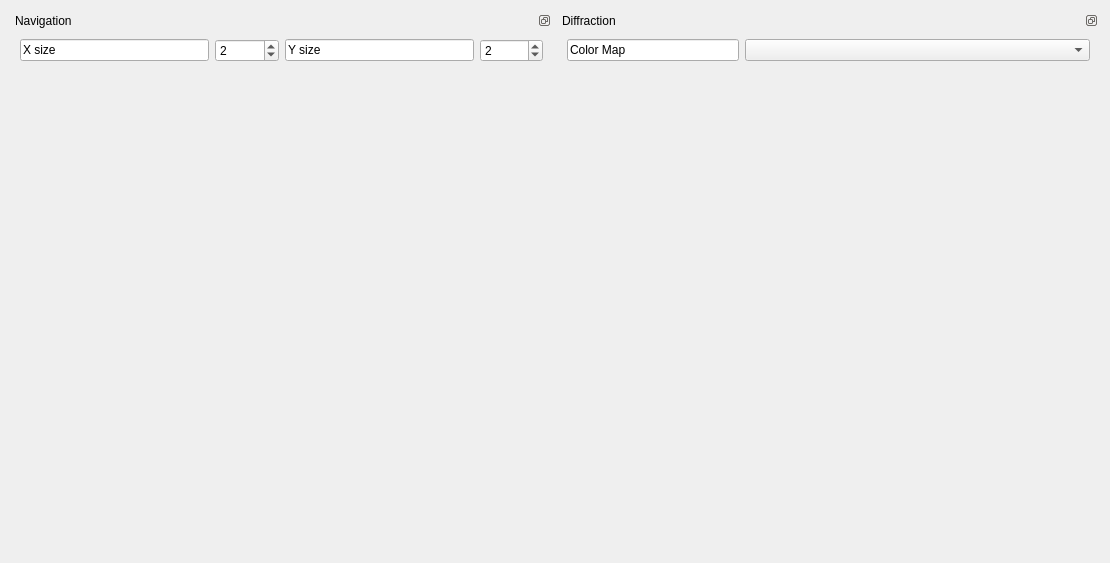
<?xml version="1.0" encoding="UTF-8"?>
<ui version="4.0">
 <class>Dialog</class>
 <widget class="QDialog" name="Dialog">
  <property name="geometry">
   <rect>
    <x>0</x>
    <y>0</y>
    <width>1137</width>
    <height>0</height>
   </rect>
  </property>
  <property name="windowTitle">
   <string>Dialog</string>
  </property>
  <layout class="QGridLayout" name="gridLayout_10">
   <item row="0" column="0">
    <widget class="QDockWidget" name="navigationWidget">
     <property name="sizePolicy">
      <sizepolicy hsizetype="Expanding" vsizetype="Expanding">
       <horstretch>2</horstretch>
       <verstretch>50</verstretch>
      </sizepolicy>
     </property>
     <property name="minimumSize">
      <size>
       <width>541</width>
       <height>541</height>
      </size>
     </property>
     <property name="floating">
      <bool>false</bool>
     </property>
     <property name="features">
      <set>QDockWidget::DockWidgetFloatable|QDockWidget::DockWidgetMovable</set>
     </property>
     <property name="windowTitle">
      <string>Navigation</string>
     </property>
     <widget class="QWidget" name="dockWidgetContents_9">
      <layout class="QGridLayout" name="gridLayout_5">
       <item row="1" column="0">
        <layout class="QGridLayout" name="gridLayout_2">
         <item row="0" column="0">
          <widget class="MyMplCanvas" name="widget_4" native="true">
           <property name="sizePolicy">
            <sizepolicy hsizetype="Expanding" vsizetype="Expanding">
             <horstretch>0</horstretch>
             <verstretch>0</verstretch>
            </sizepolicy>
           </property>
          </widget>
         </item>
        </layout>
       </item>
       <item row="0" column="0">
        <layout class="QGridLayout" name="gridLayout_7">
         <item row="0" column="1">
          <widget class="QSpinBox" name="navX_2">
           <property name="sizePolicy">
            <sizepolicy hsizetype="Minimum" vsizetype="Fixed">
             <horstretch>1</horstretch>
             <verstretch>0</verstretch>
            </sizepolicy>
           </property>
           <property name="wrapping">
            <bool>true</bool>
           </property>
           <property name="minimum">
            <number>1</number>
           </property>
           <property name="value">
            <number>2</number>
           </property>
          </widget>
         </item>
         <item row="0" column="3">
          <widget class="QSpinBox" name="navY_2">
           <property name="sizePolicy">
            <sizepolicy hsizetype="Minimum" vsizetype="Fixed">
             <horstretch>1</horstretch>
             <verstretch>0</verstretch>
            </sizepolicy>
           </property>
           <property name="wrapping">
            <bool>true</bool>
           </property>
           <property name="frame">
            <bool>true</bool>
           </property>
           <property name="minimum">
            <number>1</number>
           </property>
           <property name="value">
            <number>2</number>
           </property>
          </widget>
         </item>
         <item row="0" column="0">
          <widget class="QLineEdit" name="lineEdit_3">
           <property name="sizePolicy">
            <sizepolicy hsizetype="Expanding" vsizetype="Fixed">
             <horstretch>3</horstretch>
             <verstretch>0</verstretch>
            </sizepolicy>
           </property>
           <property name="text">
            <string>X size</string>
           </property>
           <property name="readOnly">
            <bool>true</bool>
           </property>
          </widget>
         </item>
         <item row="0" column="2">
          <widget class="QLineEdit" name="lineEdit_4">
           <property name="sizePolicy">
            <sizepolicy hsizetype="Expanding" vsizetype="Fixed">
             <horstretch>3</horstretch>
             <verstretch>0</verstretch>
            </sizepolicy>
           </property>
           <property name="text">
            <string>Y size</string>
           </property>
           <property name="readOnly">
            <bool>true</bool>
           </property>
          </widget>
         </item>
        </layout>
       </item>
      </layout>
     </widget>
    </widget>
   </item>
   <item row="0" column="2">
    <widget class="QDockWidget" name="diffractionWidget">
     <property name="sizePolicy">
      <sizepolicy hsizetype="Expanding" vsizetype="Expanding">
       <horstretch>2</horstretch>
       <verstretch>50</verstretch>
      </sizepolicy>
     </property>
     <property name="minimumSize">
      <size>
       <width>541</width>
       <height>541</height>
      </size>
     </property>
     <property name="floating">
      <bool>false</bool>
     </property>
     <property name="features">
      <set>QDockWidget::DockWidgetFloatable|QDockWidget::DockWidgetMovable</set>
     </property>
     <property name="windowTitle">
      <string>Diffraction</string>
     </property>
     <widget class="QWidget" name="dockWidgetContents_10">
      <layout class="QGridLayout" name="gridLayout_3">
       <item row="0" column="0">
        <layout class="QGridLayout" name="gridLayout_8">
         <item row="0" column="0">
          <widget class="QLineEdit" name="lineEdit_5">
           <property name="sizePolicy">
            <sizepolicy hsizetype="Expanding" vsizetype="Fixed">
             <horstretch>2</horstretch>
             <verstretch>0</verstretch>
            </sizepolicy>
           </property>
           <property name="minimumSize">
            <size>
             <width>80</width>
             <height>0</height>
            </size>
           </property>
           <property name="text">
            <string>Color Map</string>
           </property>
           <property name="readOnly">
            <bool>true</bool>
           </property>
          </widget>
         </item>
         <item row="0" column="1">
          <widget class="QComboBox" name="colorMap">
           <property name="sizePolicy">
            <sizepolicy hsizetype="Preferred" vsizetype="Fixed">
             <horstretch>4</horstretch>
             <verstretch>0</verstretch>
            </sizepolicy>
           </property>
           <property name="currentText">
            <string/>
           </property>
          </widget>
         </item>
        </layout>
       </item>
       <item row="1" column="0">
        <layout class="QGridLayout" name="gridLayout_9">
         <item row="0" column="0">
          <widget class="MyMplCanvas" name="widget_5" native="true">
           <property name="sizePolicy">
            <sizepolicy hsizetype="Expanding" vsizetype="Expanding">
             <horstretch>0</horstretch>
             <verstretch>0</verstretch>
            </sizepolicy>
           </property>
          </widget>
         </item>
        </layout>
       </item>
      </layout>
     </widget>
    </widget>
   </item>
  </layout>
 </widget>
 <customwidgets>
  <customwidget>
   <class>MyMplCanvas</class>
   <extends>QWidget</extends>
   <header>custom_widgets</header>
   <container>1</container>
  </customwidget>
 </customwidgets>
 <resources/>
 <connections/>
</ui>
